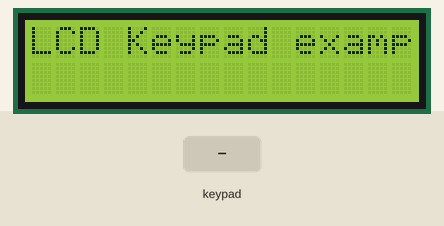
Bench run of a sketch on a simulated Arduino Uno, built with avr-gcc and run on an emulated ATmega328P. Shown: 16×2 character LCD. Wiring (inferred from the names in the program): 3×3 keypad with keys 1 2 3 4 5 6 7 8 9 (labels assumed): rows pin 2, pin 3, pin 4; columns pin 6, pin 7, pin 9. The inputs (shaded band) are chosen by the test bench. What the sketch prints to the serial monitor is not drawn.

Above: at 1.2 s.
1.3 s: key '9' pressed
At 2.5 s:
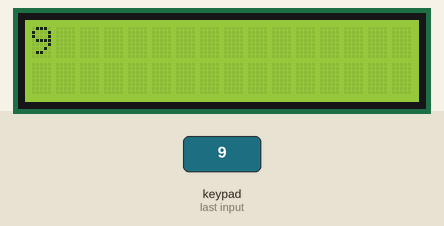
2.8 s: keypad keys 2 5 pressed 0.4 s apart
At 4.1 s:
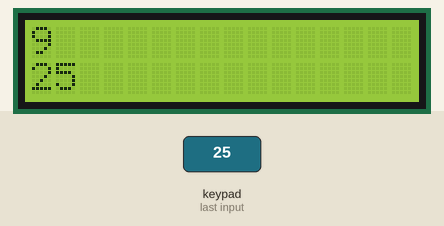
5.1 s: key '3' pressed
At 5.5 s:
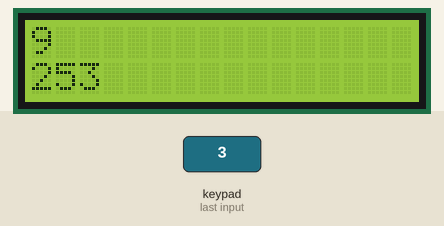
6.6 s: keypad keys 1 2 pressed 0.4 s apart
At 8.1 s:
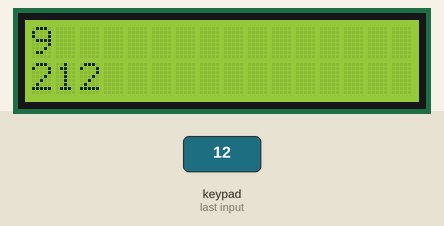
Timing chart, 0 to 9.6 s (numbered marks = the images above; inputs shaded):
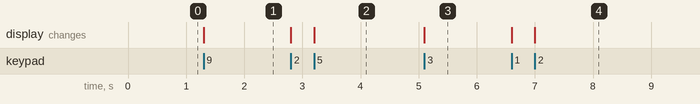

The sketch:

keypadLCD_v1.ino
```cpp
#include<LiquidCrystal.h>
// A0=14 to A5=19
int rs=19 , e=18, d4=17,d5=16, d6=15,d7=14;
LiquidCrystal lcd(rs, e, d4,d5,d6,d7);
int r1=2,r2=3,r3=4 ;
int c1=6,c2=7,c3=9  ;

void setup()
{ lcd.begin(16,2); lcd.print("LCD Keypad example" ) ;
  // all rows as OUTPUT, columns as INPUT, make all Columns HIGH
  pinMode(r1,OUTPUT);  pinMode(r2,OUTPUT);  pinMode(r3,OUTPUT);
  pinMode(c1,INPUT);  pinMode(c2,INPUT);  pinMode(c3,INPUT);
  Serial.begin(9600);
  digitalWrite(c1,HIGH);  digitalWrite(c2,HIGH);  digitalWrite(c3,HIGH);
  lcd.setCursor(0,1);
}
int col=0,row=1;
void loop(){

  //make ROW1 as LOW, rest all rows HIGH and check all the corresponding columns
  digitalWrite(r1,LOW);   digitalWrite(r2,HIGH);  digitalWrite(r3,HIGH);
  if(digitalRead(c1)==LOW){
      lcd.setCursor ( col,row) ;  lcd.print("1"); delay(300);
      col++;
      if(digitalRead(c1)==LOW){
        lcd.setCursor ( --col,row) ;
        lcd.print("a");  delay(300); col++;
      }
      if(digitalRead(c1)==LOW){
        lcd.setCursor ( --col,row) ;
        lcd.print("b"); delay(300); col++;
      }
      if(digitalRead(c1)==LOW){
        lcd.setCursor ( --col,row) ;
        lcd.print("c");  delay(300); col++;
      }
  }
  if(digitalRead(c2)==LOW){ lcd.setCursor ( col,row) ; lcd.print("2");delay(300); col++;  }
  if(digitalRead(c3)==LOW){ lcd.print("3"); Serial.print("3");delay(300);  }

//make ROW2 as LOW, rest all rows HIGH and check all the corresponding columns
  digitalWrite(r1,HIGH);   digitalWrite(r2,LOW);  digitalWrite(r3,HIGH);
  if(digitalRead(c1)==LOW){ lcd.print("4");Serial.print("4"); delay(300);  }
  if(digitalRead(c2)==LOW){ lcd.print("5");Serial.print("5"); delay(300);  }
  if(digitalRead(c3)==LOW){ lcd.print("6"); Serial.print("6");delay(300);  }

//make ROW3 as LOW, rest all rows HIGH and check all the corresponding columns
 digitalWrite(r1,HIGH);   digitalWrite(r2,HIGH);  digitalWrite(r3,LOW);
  if(digitalRead(c1)==LOW){ lcd.print("7"); Serial.print("7");delay(300);  }
  if(digitalRead(c2)==LOW){ lcd.print("8"); Serial.print("8");delay(300);  }
  if(digitalRead(c3)==LOW){ lcd.clear();lcd.print("9"); Serial.print("9");delay(300);  }

}
```

Measured:
- after the input at 1.3 s, the display: changes at once (image 1)
- after the input at 2.8 s, the display: first changes at once (image 2 shows a later state)
- after the input at 5.1 s, the display: changes at once (image 3)
- after the input at 6.6 s, the display: first changes at once (image 4 shows a later state)
